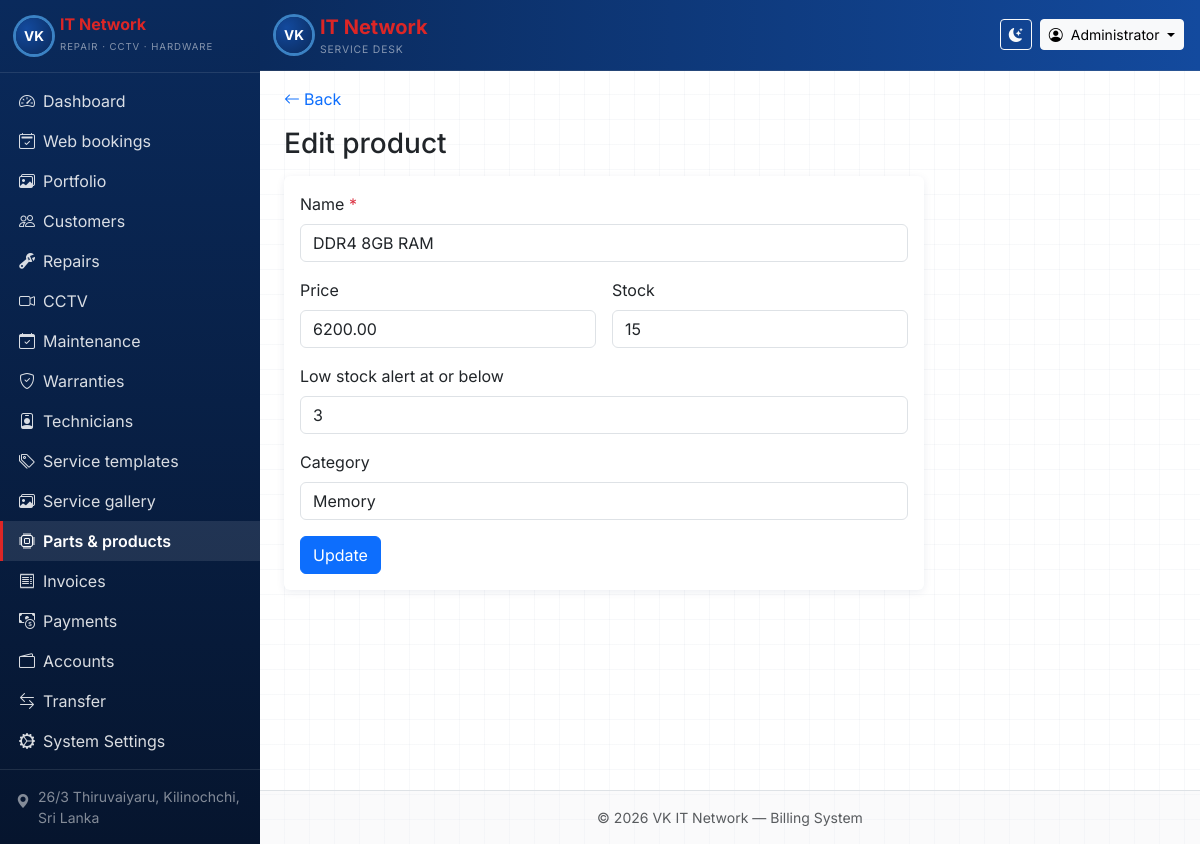
The page /modules/products/edit.php?id=2 (signed in) on the database its author committed.
### tables this page shows
CREATE TABLE users (
  id INT UNSIGNED AUTO_INCREMENT PRIMARY KEY,
  username VARCHAR(64) NOT NULL UNIQUE,
  password_hash VARCHAR(255) NOT NULL,
  fullname VARCHAR(128) DEFAULT NULL,
  role ENUM('admin','technician') NOT NULL DEFAULT 'admin',
  technician_id INT UNSIGNED DEFAULT NULL,
  created_at TIMESTAMP DEFAULT CURRENT_TIMESTAMP,
  CONSTRAINT fk_users_technician FOREIGN KEY (technician_id) REFERENCES technicians(id) ON DELETE SET NULL
);

CREATE TABLE products (
  id INT UNSIGNED AUTO_INCREMENT PRIMARY KEY,
  name VARCHAR(255) NOT NULL,
  price DECIMAL(14,2) NOT NULL DEFAULT 0.00,
  stock INT NOT NULL DEFAULT 0,
  low_stock_threshold INT UNSIGNED NOT NULL DEFAULT 5,
  category VARCHAR(128) DEFAULT NULL,
  created_at TIMESTAMP DEFAULT CURRENT_TIMESTAMP,
  updated_at TIMESTAMP NULL DEFAULT NULL ON UPDATE CURRENT_TIMESTAMP,
  INDEX idx_products_name (name),
  INDEX idx_products_category (category)
);

### includes/functions.php (called while the page is built, shortened)
<?php
function e(?string $s): string
{
    return htmlspecialchars((string) $s, ENT_QUOTES | ENT_SUBSTITUTE, 'UTF-8');
}
function users_has_role_column(PDO $pdo): bool
{
    $st = $pdo->prepare(
        'SELECT 1 FROM information_schema.COLUMNS WHERE TABLE_SCHEMA = DATABASE() AND TABLE_NAME = ? AND COLUMN_NAME = ? LIMIT 1'
    );
    $st->execute(['users', 'role']);
    $v = (bool) $st->fetchColumn();
    return $v;
}
function current_user(PDO $pdo): ?array
{
    if (users_has_role_column($pdo)) {
        $st = $pdo->prepare('SELECT id, username, fullname, role, technician_id FROM users WHERE id = ? LIMIT 1');
    } else {
        $st = $pdo->prepare('SELECT id, username, fullname FROM users WHERE id = ? LIMIT 1');
    }
    $st->execute([(int) $_SESSION['user_id']]);
    $u = $st->fetch();
    return $u ?: null;
}

### includes/layout_init.php (called while the page is built, shortened)
<?php
$pdo = db();
$currentUser = current_user($pdo);

### modules/products/edit.php (the view, shortened to what this page needs)
<?php
require_once dirname(__DIR__, 2) . '/includes/layout_init.php';
$id = (int) ($_GET['id'] ?? 0);
$st = $pdo->prepare('SELECT * FROM products WHERE id = ?');
$st->execute([$id]);
$row = $st->fetch();
require_once dirname(__DIR__, 2) . '/includes/layout_start.php';
?>
<div class="mb-3">
    <a href="<?= e(BASE_URL) ?>/modules/products/list.php" class="text-decoration-none"><i class="bi bi-arrow-left me-1"></i>Back</a>
</div>
<h1 class="h3 mb-3">Edit product</h1>
<div class="card vk-card" style="max-width: 640px;">
    <div class="card-body">
        <form method="post" data-loading>
            <div class="mb-3">
                <label class="form-label" for="name">Name <span class="text-danger">*</span></label>
                <input class="form-control" id="name" name="name" required maxlength="255" value="<?= e($_POST['name'] ?? $row['name']) ?>">
            </div>
            <div class="row g-3">
                <div class="col-md-6">
                    <label class="form-label" for="price">Price</label>
                    <input class="form-control" type="number" step="0.01" min="0" id="price" name="price" required value="<?= e((string) ($_POST['price'] ?? $row['price'])) ?>">
                </div>
                <div class="col-md-6">
                    <label class="form-label" for="stock">Stock</label>
                    <input class="form-control" type="number" min="0" id="stock" name="stock" required value="<?= e((string) ($_POST['stock'] ?? $row['stock'])) ?>">
                </div>
            </div>
            <div class="mb-3 mt-3">
                <label class="form-label" for="low_stock_threshold">Low stock alert at or below</label>
                <input class="form-control" type="number" min="0" id="low_stock_threshold" name="low_stock_threshold" value="<?= e((string) ($_POST['low_stock_threshold'] ?? ($row['low_stock_threshold'] ?? 5))) ?>">
            </div>
            <div class="mb-3">
                <label class="form-label" for="category">Category</label>
                <input class="form-control" id="category" name="category" maxlength="128" value="<?= e($_POST['category'] ?? ($row['category'] ?? '')) ?>">
            </div>
            <button type="submit" class="btn btn-primary">Update</button>
        </form>
    </div>
</div>
<?php require_once dirname(__DIR__, 2) . '/includes/layout_end.php'; ?>

### includes/navbar.php (shortened to what this page needs)
<?php
$cu = $currentUser ?? null;
?>
<nav class="navbar navbar-expand-lg navbar-dark vk-navbar border-bottom border-secondary border-opacity-25 sticky-top">
    <div class="container-fluid px-3">
        <a class="navbar-brand d-flex align-items-center gap-2 py-1" href="<?= e(BASE_URL) ?>/modules/dashboard.php">
            <span class="vk-logo-sm rounded-circle d-flex align-items-center justify-content-center fw-bold text-white">VK</span>
            <span class="d-none d-sm-inline">
                <span class="vk-brand-red fw-bold">IT Network</span>
                <small class="d-block text-white-50 text-uppercase" style="font-size: 0.65rem; letter-spacing: 0.08em;">Service desk</small>
            </span>
        </a>
        <div class="ms-auto d-flex align-items-center gap-2">
            <button type="button" class="btn btn-sm btn-outline-light" id="themeToggle" title="Toggle theme" aria-label="Toggle dark mode">
                <i class="bi bi-moon-stars-fill" id="themeIconDark"></i>
            </button>
            <div class="dropdown">
                <button class="btn btn-sm btn-light dropdown-toggle" type="button" data-bs-toggle="dropdown" aria-expanded="false">
                    <i class="bi bi-person-circle me-1"></i>
                    <span class="d-none d-md-inline"><?= e($cu['fullname'] ?? $cu['username'] ?? 'User') ?></span>
                </button>
            </div>
        </div>
    </div>
</nav>

### assets/css/style.css (style rules this page uses)
:root { --vk-blue-deep: #0a2a5c; --vk-blue-mid: #134a9e; --vk-blue-ring: #3b82c4; --vk-red-brand: #dc2626; --vk-grid: rgba(255, 255, 255, 0.06); }
body.vk-app { font-family: 'Inter', system-ui, -apple-system, sans-serif; }
.vk-navbar { background: linear-gradient(90deg, var(--vk-blue-deep), var(--vk-blue-mid)); }
.vk-logo-sm { width: 36px; height: 36px; font-size: 0.85rem; background: radial-gradient(circle at 30% 30%, var(--vk-blue-mid), var(--vk-blue-deep)); box-shadow: 0 0 0 3px var(--vk-blue-ring); }
.vk-brand-red { color: var(--vk-red-brand) !important; }
.vk-card { border: none; box-shadow: 0 0.125rem 0.5rem rgba(10, 42, 92, 0.08); }

### rows shown on the page
users: fullname "Administrator"
products: name "DDR4 8GB RAM", price "6200.00", stock "15", low_stock_threshold "3", category "Memory"
